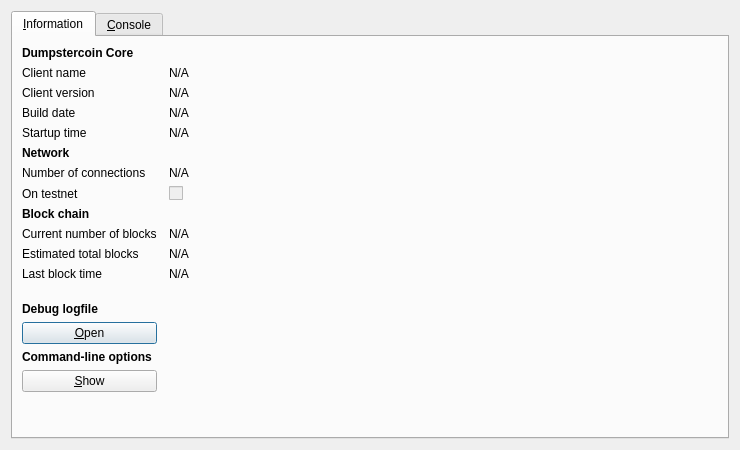
<?xml version="1.0" encoding="UTF-8"?>
<ui version="4.0">
 <class>RPCConsole</class>
 <widget class="QDialog" name="RPCConsole">
  <property name="geometry">
   <rect>
    <x>0</x>
    <y>0</y>
    <width>740</width>
    <height>450</height>
   </rect>
  </property>
  <property name="windowTitle">
   <string>Dumpstercoin - Debug window</string>
  </property>
  <layout class="QVBoxLayout" name="verticalLayout_2">
   <item>
    <widget class="QTabWidget" name="tabWidget">
     <property name="currentIndex">
      <number>0</number>
     </property>
     <widget class="QWidget" name="tab_info">
      <attribute name="title">
       <string>&amp;Information</string>
      </attribute>
      <layout class="QGridLayout" name="gridLayout" columnstretch="0,1">
       <property name="horizontalSpacing">
        <number>12</number>
       </property>
       <item row="0" column="0">
        <widget class="QLabel" name="label_9">
         <property name="font">
          <font>
           <weight>75</weight>
           <bold>true</bold>
          </font>
         </property>
         <property name="text">
          <string>Dumpstercoin Core</string>
         </property>
        </widget>
       </item>
       <item row="1" column="0">
        <widget class="QLabel" name="label_5">
         <property name="text">
          <string>Client name</string>
         </property>
        </widget>
       </item>
       <item row="1" column="1">
        <widget class="QLabel" name="clientName">
         <property name="cursor">
          <cursorShape>IBeamCursor</cursorShape>
         </property>
         <property name="text">
          <string>N/A</string>
         </property>
         <property name="textFormat">
          <enum>Qt::PlainText</enum>
         </property>
         <property name="textInteractionFlags">
          <set>Qt::LinksAccessibleByMouse|Qt::TextSelectableByKeyboard|Qt::TextSelectableByMouse</set>
         </property>
        </widget>
       </item>
       <item row="2" column="0">
        <widget class="QLabel" name="label_6">
         <property name="text">
          <string>Client version</string>
         </property>
        </widget>
       </item>
       <item row="2" column="1">
        <widget class="QLabel" name="clientVersion">
         <property name="cursor">
          <cursorShape>IBeamCursor</cursorShape>
         </property>
         <property name="text">
          <string>N/A</string>
         </property>
         <property name="textFormat">
          <enum>Qt::PlainText</enum>
         </property>
         <property name="textInteractionFlags">
          <set>Qt::LinksAccessibleByMouse|Qt::TextSelectableByKeyboard|Qt::TextSelectableByMouse</set>
         </property>
        </widget>
       </item>
       <item row="3" column="0">
        <widget class="QLabel" name="label_12">
         <property name="text">
          <string>Build date</string>
         </property>
        </widget>
       </item>
       <item row="3" column="1">
        <widget class="QLabel" name="buildDate">
         <property name="cursor">
          <cursorShape>IBeamCursor</cursorShape>
         </property>
         <property name="text">
          <string>N/A</string>
         </property>
         <property name="textFormat">
          <enum>Qt::PlainText</enum>
         </property>
         <property name="textInteractionFlags">
          <set>Qt::LinksAccessibleByMouse|Qt::TextSelectableByKeyboard|Qt::TextSelectableByMouse</set>
         </property>
        </widget>
       </item>
       <item row="4" column="0">
        <widget class="QLabel" name="label_13">
         <property name="text">
          <string>Startup time</string>
         </property>
        </widget>
       </item>
       <item row="4" column="1">
        <widget class="QLabel" name="startupTime">
         <property name="cursor">
          <cursorShape>IBeamCursor</cursorShape>
         </property>
         <property name="text">
          <string>N/A</string>
         </property>
         <property name="textFormat">
          <enum>Qt::PlainText</enum>
         </property>
         <property name="textInteractionFlags">
          <set>Qt::LinksAccessibleByMouse|Qt::TextSelectableByKeyboard|Qt::TextSelectableByMouse</set>
         </property>
        </widget>
       </item>
       <item row="5" column="0">
        <widget class="QLabel" name="label_11">
         <property name="font">
          <font>
           <weight>75</weight>
           <bold>true</bold>
          </font>
         </property>
         <property name="text">
          <string>Network</string>
         </property>
        </widget>
       </item>
       <item row="6" column="0">
        <widget class="QLabel" name="label_7">
         <property name="text">
          <string>Number of connections</string>
         </property>
        </widget>
       </item>
       <item row="6" column="1">
        <widget class="QLabel" name="numberOfConnections">
         <property name="cursor">
          <cursorShape>IBeamCursor</cursorShape>
         </property>
         <property name="text">
          <string>N/A</string>
         </property>
         <property name="textFormat">
          <enum>Qt::PlainText</enum>
         </property>
         <property name="textInteractionFlags">
          <set>Qt::LinksAccessibleByMouse|Qt::TextSelectableByKeyboard|Qt::TextSelectableByMouse</set>
         </property>
        </widget>
       </item>
       <item row="7" column="0">
        <widget class="QLabel" name="label_8">
         <property name="text">
          <string>On testnet</string>
         </property>
        </widget>
       </item>
       <item row="7" column="1">
        <widget class="QCheckBox" name="isTestNet">
         <property name="enabled">
          <bool>false</bool>
         </property>
         <property name="text">
          <string/>
         </property>
        </widget>
       </item>
       <item row="8" column="0">
        <widget class="QLabel" name="label_10">
         <property name="font">
          <font>
           <weight>75</weight>
           <bold>true</bold>
          </font>
         </property>
         <property name="text">
          <string>Block chain</string>
         </property>
        </widget>
       </item>
       <item row="9" column="0">
        <widget class="QLabel" name="label_3">
         <property name="text">
          <string>Current number of blocks</string>
         </property>
        </widget>
       </item>
       <item row="9" column="1">
        <widget class="QLabel" name="numberOfBlocks">
         <property name="cursor">
          <cursorShape>IBeamCursor</cursorShape>
         </property>
         <property name="text">
          <string>N/A</string>
         </property>
         <property name="textFormat">
          <enum>Qt::PlainText</enum>
         </property>
         <property name="textInteractionFlags">
          <set>Qt::LinksAccessibleByMouse|Qt::TextSelectableByKeyboard|Qt::TextSelectableByMouse</set>
         </property>
        </widget>
       </item>
       <item row="10" column="0">
        <widget class="QLabel" name="label_4">
         <property name="text">
          <string>Estimated total blocks</string>
         </property>
        </widget>
       </item>
       <item row="10" column="1">
        <widget class="QLabel" name="totalBlocks">
         <property name="cursor">
          <cursorShape>IBeamCursor</cursorShape>
         </property>
         <property name="text">
          <string>N/A</string>
         </property>
         <property name="textFormat">
          <enum>Qt::PlainText</enum>
         </property>
         <property name="textInteractionFlags">
          <set>Qt::LinksAccessibleByMouse|Qt::TextSelectableByKeyboard|Qt::TextSelectableByMouse</set>
         </property>
        </widget>
       </item>
       <item row="11" column="0">
        <widget class="QLabel" name="label_2">
         <property name="text">
          <string>Last block time</string>
         </property>
        </widget>
       </item>
       <item row="11" column="1">
        <widget class="QLabel" name="lastBlockTime">
         <property name="cursor">
          <cursorShape>IBeamCursor</cursorShape>
         </property>
         <property name="text">
          <string>N/A</string>
         </property>
         <property name="textFormat">
          <enum>Qt::PlainText</enum>
         </property>
         <property name="textInteractionFlags">
          <set>Qt::LinksAccessibleByMouse|Qt::TextSelectableByKeyboard|Qt::TextSelectableByMouse</set>
         </property>
        </widget>
       </item>
       <item row="12" column="0">
        <spacer name="verticalSpacer_2">
         <property name="orientation">
          <enum>Qt::Vertical</enum>
         </property>
         <property name="sizeHint" stdset="0">
          <size>
           <width>20</width>
           <height>20</height>
          </size>
         </property>
        </spacer>
       </item>
       <item row="13" column="0">
        <widget class="QLabel" name="labelDebugLogfile">
         <property name="font">
          <font>
           <weight>75</weight>
           <bold>true</bold>
          </font>
         </property>
         <property name="text">
          <string>Debug logfile</string>
         </property>
        </widget>
       </item>
       <item row="14" column="0">
        <widget class="QPushButton" name="openDebugLogfileButton">
         <property name="toolTip">
          <string>Open the Dumpstercoin debug logfile from the current data directory. This can take a few seconds for large logfiles.</string>
         </property>
         <property name="text">
          <string>&amp;Open</string>
         </property>
        </widget>
       </item>
       <item row="15" column="0">
        <widget class="QLabel" name="labelCLOptions">
         <property name="font">
          <font>
           <weight>75</weight>
           <bold>true</bold>
          </font>
         </property>
         <property name="text">
          <string>Command-line options</string>
         </property>
        </widget>
       </item>
       <item row="16" column="0">
        <widget class="QPushButton" name="showCLOptionsButton">
         <property name="toolTip">
          <string>Show the Dumpstercoin-Qt help message to get a list with possible Dumpstercoin command-line options.</string>
         </property>
         <property name="text">
          <string>&amp;Show</string>
         </property>
        </widget>
       </item>
       <item row="17" column="0">
        <spacer name="verticalSpacer">
         <property name="orientation">
          <enum>Qt::Vertical</enum>
         </property>
         <property name="sizeHint" stdset="0">
          <size>
           <width>20</width>
           <height>40</height>
          </size>
         </property>
        </spacer>
       </item>
      </layout>
     </widget>
     <widget class="QWidget" name="tab_console">
      <attribute name="title">
       <string>&amp;Console</string>
      </attribute>
      <layout class="QVBoxLayout" name="verticalLayout_3">
       <property name="spacing">
        <number>3</number>
       </property>
       <item>
        <widget class="QTextEdit" name="messagesWidget">
         <property name="minimumSize">
          <size>
           <width>0</width>
           <height>100</height>
          </size>
         </property>
         <property name="readOnly">
          <bool>true</bool>
         </property>
         <property name="tabKeyNavigation" stdset="0">
          <bool>false</bool>
         </property>
         <property name="columnCount" stdset="0">
          <number>2</number>
         </property>
        </widget>
       </item>
       <item>
        <layout class="QHBoxLayout" name="horizontalLayout">
         <property name="spacing">
          <number>3</number>
         </property>
         <item>
          <widget class="QLabel" name="label">
           <property name="text">
            <string notr="true">&gt;</string>
           </property>
          </widget>
         </item>
         <item>
          <widget class="QLineEdit" name="lineEdit"/>
         </item>
         <item>
          <widget class="QPushButton" name="clearButton">
           <property name="maximumSize">
            <size>
             <width>24</width>
             <height>24</height>
            </size>
           </property>
           <property name="toolTip">
            <string>Clear console</string>
           </property>
           <property name="text">
            <string/>
           </property>
           <property name="icon">
            <iconset resource="../bitcoin.qrc">
             <normaloff>:/icons/remove</normaloff>:/icons/remove</iconset>
           </property>
           <property name="shortcut">
            <string notr="true">Ctrl+L</string>
           </property>
           <property name="autoDefault">
            <bool>false</bool>
           </property>
          </widget>
         </item>
        </layout>
       </item>
       <item>
        <layout class="QHBoxLayout" name="bottomLayout">
         <property name="spacing">
          <number>3</number>
         </property>
         <item>
          <widget class="QLabel" name="notice">
           <property name="text">
            <string>For more information on these commands, see the Wiki</string>
           </property>
          </widget>
         </item>
        </layout>
       </item>
      </layout>
     </widget>
    </widget>
   </item>
  </layout>
 </widget>
 <resources>
  <include location="../bitcoin.qrc"/>
 </resources>
 <connections/>
</ui>
